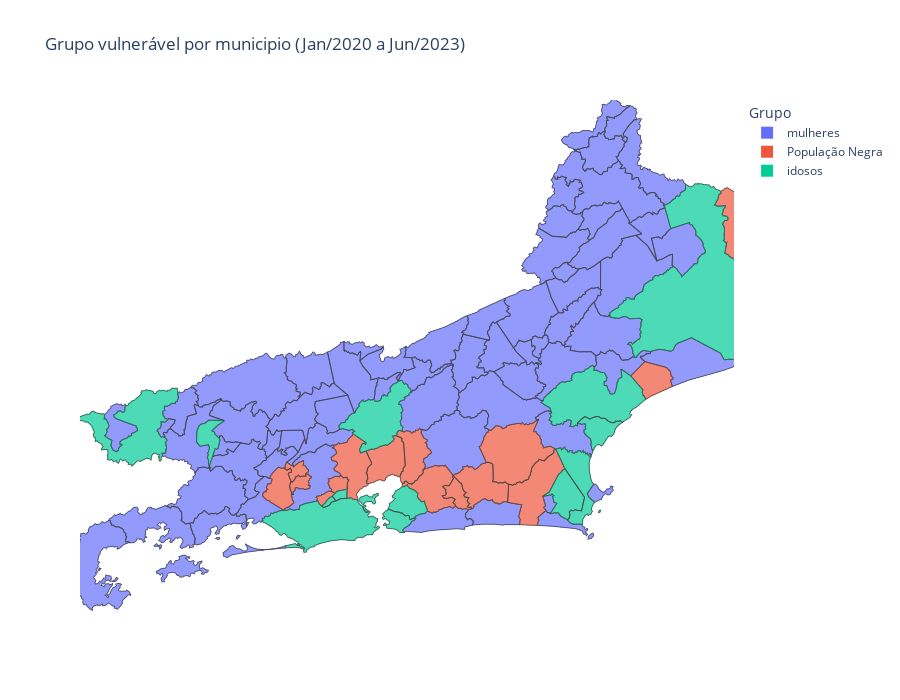

Notebook code cell kept with this figure:
### Markdown cell above
##### Segundo gráfico.

### Code cell
map2 = px.choropleth_mapbox(
    df_map,
    geojson = geojson_malhas,
    color = "Grupo",
    locations = "codigo_ibge", # coluna do df utilizada como chave
    featureidkey = "properties.codarea", # valor do geojson utilizado como chave
    title = "Grupo vulnerável por municipio (Jan/2020 a Jun/2023)",
    mapbox_style = "white-bg",
    center={"lat": -22.1, "lon": -43},
    zoom = 7,
    opacity = 0.7,
    height = 700
)
map2.show()
